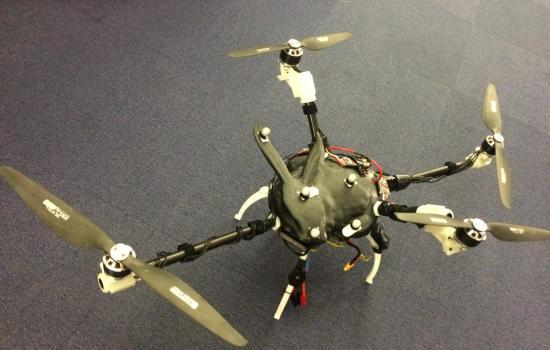
#> input picture image/copter.jpg, 550 x 350 px
$ python crop_image.py ../image/copter.jpg out.png
#> lines starting #> are read from the running program, lines starting #| are printed output that depends on the picture
from PIL import Image
import numpy as np
import sys

# Load image.
input_name = sys.argv[1]
input_image = Image.open(input_name)
#> input_image is the input picture: PIL image 550x350 RGB; mean R, G, B 116.2, 110.8, 100.7
pixels = np.array(input_image)

print(pixels.shape)
#| (350, 550, 3)
pixels = pixels[300:2200, :, :]
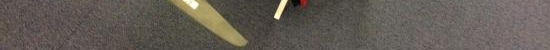
#> pixels: shape (50, 550, 3); mean R, G, B 98.9, 92.2, 85.5

# Write image back.
output_name = sys.argv[2]
output_image = Image.fromarray(np.uint8(pixels))
output_image.save(output_name)
